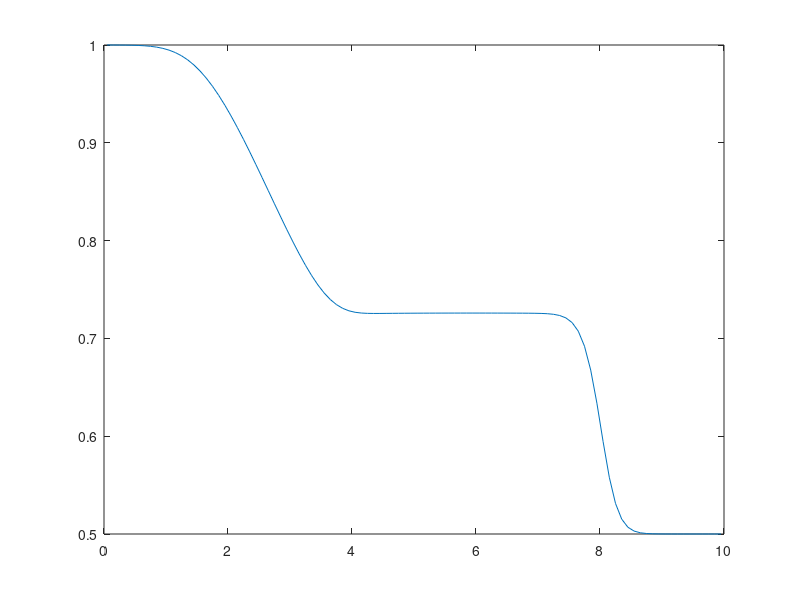

The MATLAB source for this figure:
% 1D shallow water
% Approximate roe solver for Godunov's method with entropy fix

function shallow1D_roe
  Lx = 10;
  n = 100;
  dx = Lx/n;
  dt = 0.01;
  g = 9.81;

  % Initialisation
  for i=1:n
    x(i) = dx/2 + (i-1)*dx;
  end

  for i=1:n
    if (x(i) <= Lx/2)
      h(i) = 1;
    else
      h(i) = 0.5;
    end
    u(i) = 0;
  end

  for i=1:n
    q1(i) = h(i);
    q2(i) = u(i)*h(i);
  end

  for t=0:dt:100*dt
    for i=1:n-1
      hL = q1(i);
      uL = q2(i)/q1(i);
      hR = q1(i+1);
      uR = q2(i+1)/q1(i+1);

      hBar = 0.5*(hL+hR);
      uTilde = (sqrt(hL)*uL+sqrt(hR)*uR)/(sqrt(hL)+sqrt(hR));
      cTilde = sqrt(g*hBar);

      r1(1) = 1;
      r1(2) = uTilde-cTilde;
      r2(1) = 1;
      r2(2) = uTilde+cTilde;
      delta(1) = q1(i+1)-q1(i);
      delta(2) = q2(i+1)-q2(i);
      alpha1 = ((uTilde+cTilde)*delta(1)-delta(2))/(2*cTilde);
      alpha2 = (-(uTilde-cTilde)*delta(1)+delta(2))/(2*cTilde);
      lambda1 = uTilde-cTilde;
      lambda2 = uTilde+cTilde;

      F1(i) = 0.5*(q2(i)+q2(i+1));
      F1(i) = F1(i) - 0.5*(phi(lambda1)*alpha1*r1(1)+ phi(lambda2)*alpha2*r2(1));

      F2(i) = 0.5*(q2(i)^2/q1(i)+0.5*g*q1(i)^2 + q2(i+1)^2/q1(i+1)+0.5*g*q1(i+1)^2);
      F2(i) = F2(i) - 0.5*(phi(lambda1)*alpha1*r1(2)+ phi(lambda2)*alpha2*r2(2));
    end


    for i=2:n-1
      q1(i) = q1(i) - dt/dx*(F1(i)-F1(i-1));
      q2(i) = q2(i) - dt/dx*(F2(i)-F2(i-1));
    end
    plot(x,q1);
    drawnow;
  end
end

% Harten entropy fix
function z = phi(lambda)
  % empirical value
  epsilon = 2;
  if (abs(lambda) >= epsilon)
    z = abs(lambda);
  else
    z = (lambda^2 + epsilon^2)/(2*epsilon);
  end
end

